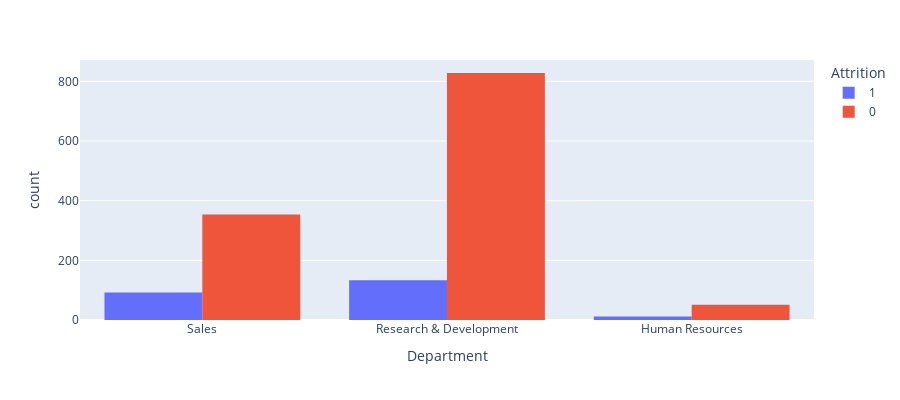

The code cell stored with this chart in its notebook:
### Markdown cell above
**Most employees who travel rarely don't leave the company. From the plot we can tell, sending employees on business travels or not doesn't really make much of a difference and doesn't have a significant effect on attrition.**

### Code cell
df = px.data.tips()
fig = px.histogram(employee_data, x="Department", #y="Attrition",
             color='Attrition', barmode='group',
             height=400, width=900)
fig.show()

### Figure 1 — Plotly figure (JSON) as saved in the notebook; plotly's stock layout.template omitted (floating-point values rounded to 4 significant figures; data arrays with more than 128 entries replaced by an {"elided": "..."} marker saying what was removed)
{"data": [{"alignmentgroup": "True", "bingroup": "x", "hovertemplate": "Attrition=1<br>Department=%{x}<br>count=%{y}<extra></extra>", "legendgroup": "1", "marker": {"color": "#636efa", "pattern": {"shape": ""}}, "name": "1", "offsetgroup": "1", "orientation": "v", "showlegend": true, "type": "histogram", "x": {"elided": "237 str values"}, "xaxis": "x", "yaxis": "y"}, {"alignmentgroup": "True", "bingroup": "x", "hovertemplate": "Attrition=0<br>Department=%{x}<br>count=%{y}<extra></extra>", "legendgroup": "0", "marker": {"color": "#EF553B", "pattern": {"shape": ""}}, "name": "0", "offsetgroup": "0", "orientation": "v", "showlegend": true, "type": "histogram", "x": {"elided": "1233 str values"}, "xaxis": "x", "yaxis": "y"}], "layout": {"barmode": "group", "height": 400, "legend": {"title": {"text": "Attrition"}, "tracegroupgap": 0}, "margin": {"t": 60}, "width": 900, "xaxis": {"anchor": "y", "domain": [0, 1], "title": {"text": "Department"}}, "yaxis": {"anchor": "x", "domain": [0, 1], "title": {"text": "count"}}}}
